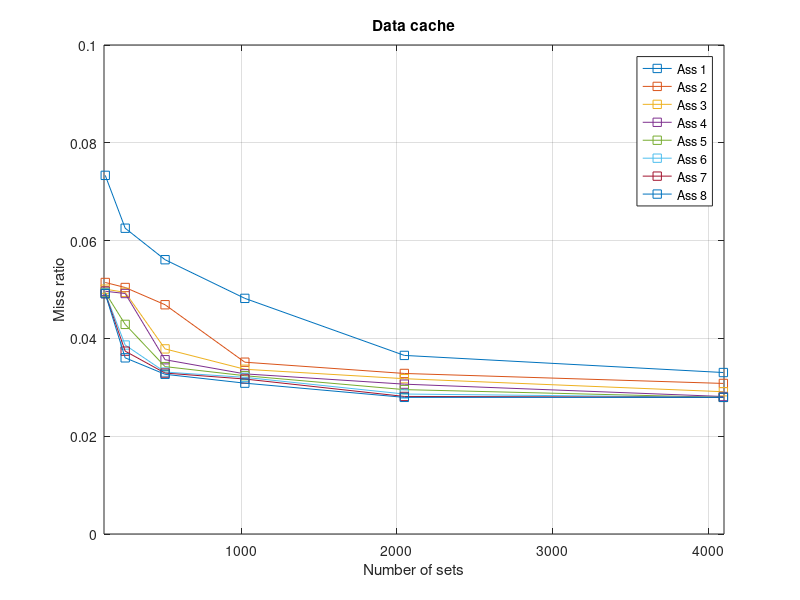
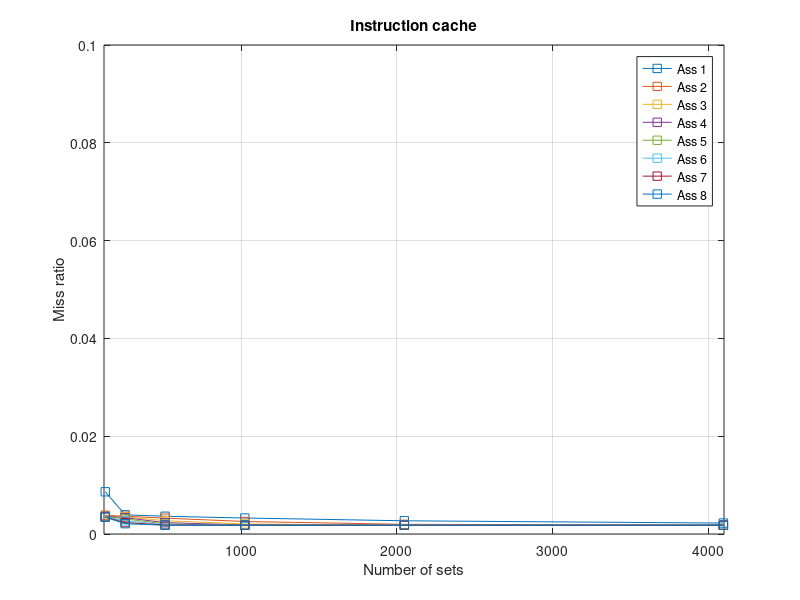
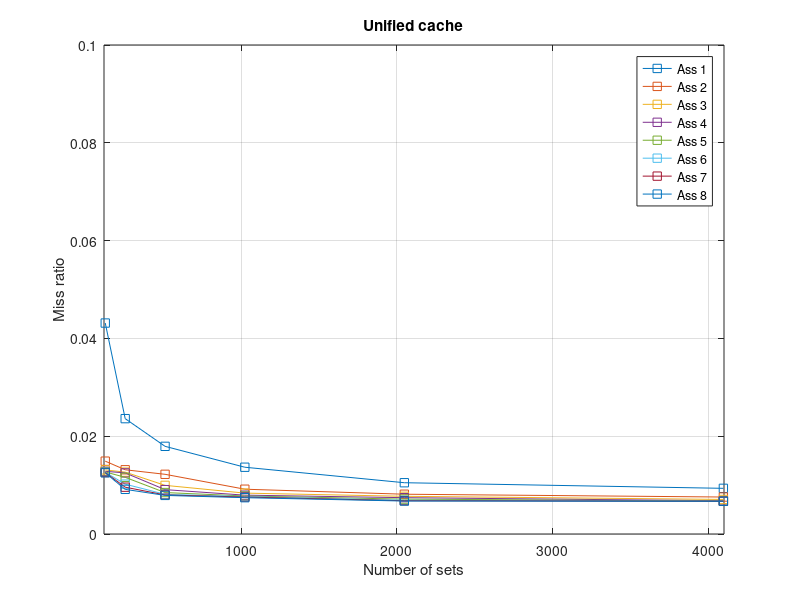

Reproduce these figures in MATLAB, in order.
x = 2.^[7,8,9,10,11,12];

%% Data cache
D = [0.073343	0.051437	0.050074	0.049643	0.049386	0.049243	0.049159	0.049141;	
0.062533	0.050410	0.049414	0.049180	0.042867	0.038642	0.037394	0.036025;	
0.056093	0.046884	0.037855	0.035640	0.034229	0.033118	0.032909	0.032662;	
0.048188	0.035133	0.033691	0.032748	0.032371	0.032035	0.031696	0.030847;	
0.036522	0.032832	0.031762	0.030643	0.029527	0.028625	0.028131	0.027942;	
0.033021	0.030791	0.029094	0.028118	0.027942	0.027942	0.027942	0.027942];

d1 = D(:,1); % Miss ratios for ass 1 
d2 = D(:,2); % -"- 2
d3 = D(:,3); % -"- 3
d4 = D(:,4); % -"- 4
d5 = D(:,5); % -"- 5
d6 = D(:,6); % -"- 6
d7 = D(:,7); % -"- 7
d8 = D(:,8); % -"- 8

%%
figure(1);
plot(x,d1,'-s',x,d2,'-s',x,d3,'-s',x,d4,'-s',x,d5,'-s',x,d6,'-s',x,d7,'-s',x,d8,'-s');
legend('Ass 1','Ass 2','Ass 3','Ass 4','Ass 5','Ass 6','Ass 7','Ass 8');
title('Data cache');
xlabel('Number of sets');
ylabel('Miss ratio');
axis([120,4100,0,0.1]);
grid on;

%% Instruction cache
I = [0.008634	0.003829	0.003674	0.003632	0.003606	0.003552	0.003493	0.003424;	
0.003926	0.003634	0.003497	0.003340	0.003093	0.002690	0.002335	0.002107;	
0.003632	0.003243	0.002714	0.002322	0.002046	0.001909	0.001830	0.001802;	
0.003270	0.002559	0.002057	0.001854	0.001799	0.001795	0.001793	0.001792;	
0.002703	0.001980	0.001804	0.001794	0.001792	0.001792	0.001792	0.001792;	
0.002236	0.001825	0.001792	0.001792	0.001792	0.001792	0.001792	0.001792];

i1 = I(:,1); % Miss ratios for ass 1 
i2 = I(:,2); % -"- 2
i3 = I(:,3); % -"- 3
i4 = I(:,4); % -"- 4
i5 = I(:,5); % -"- 5
i6 = I(:,6); % -"- 6
i7 = I(:,7); % -"- 7
i8 = I(:,8); % -"- 8

%%
figure(2);
plot(x,i1,'-s',x,i2,'-s',x,i3,'-s',x,i4,'-s',x,i5,'-s',x,i6,'-s',x,i7,'-s',x,i8,'-s');
legend('Ass 1','Ass 2','Ass 3','Ass 4','Ass 5','Ass 6','Ass 7','Ass 8');
title('Instruction cache');
xlabel('Number of sets');
ylabel('Miss ratio');
axis([120,4100,0,0.1]);
grid on;

%% Unified cache
U = [0.043142	0.014898	0.013111	0.012818	0.012694	0.012626	0.012571	0.012513;	
0.023592	0.013135	0.012653	0.012495	0.011592	0.010198	0.009574	0.009132;	
0.017928	0.012208	0.009950	0.009073	0.008477	0.008114	0.007985	0.007892;	
0.013655	0.009161	0.008362	0.007946	0.007774	0.007648	0.007559	0.007428;	
0.010488	0.008136	0.007711	0.007429	0.007132	0.006902	0.006802	0.006739;	
0.009340	0.007561	0.007068	0.006799	0.006730	0.006703	0.006698	0.006698];

u1 = U(:,1); % Miss ratios for ass 1 
u2 = U(:,2); % -"- 2
u3 = U(:,3); % -"- 3
u4 = U(:,4); % -"- 4
u5 = U(:,5); % -"- 5
u6 = U(:,6); % -"- 6
u7 = U(:,7); % -"- 7
u8 = U(:,8); % -"- 8

%%
figure(3);
plot(x,u1,'-s',x,u2,'-s',x,u3,'-s',x,u4,'-s',x,u5,'-s',x,u6,'-s',x,u7,'-s',x,u8,'-s');
legend('Ass 1','Ass 2','Ass 3','Ass 4','Ass 5','Ass 6','Ass 7','Ass 8');
title('Unified cache');
xlabel('Number of sets');
ylabel('Miss ratio');
axis([120,4100,0,0.1]);
grid on;